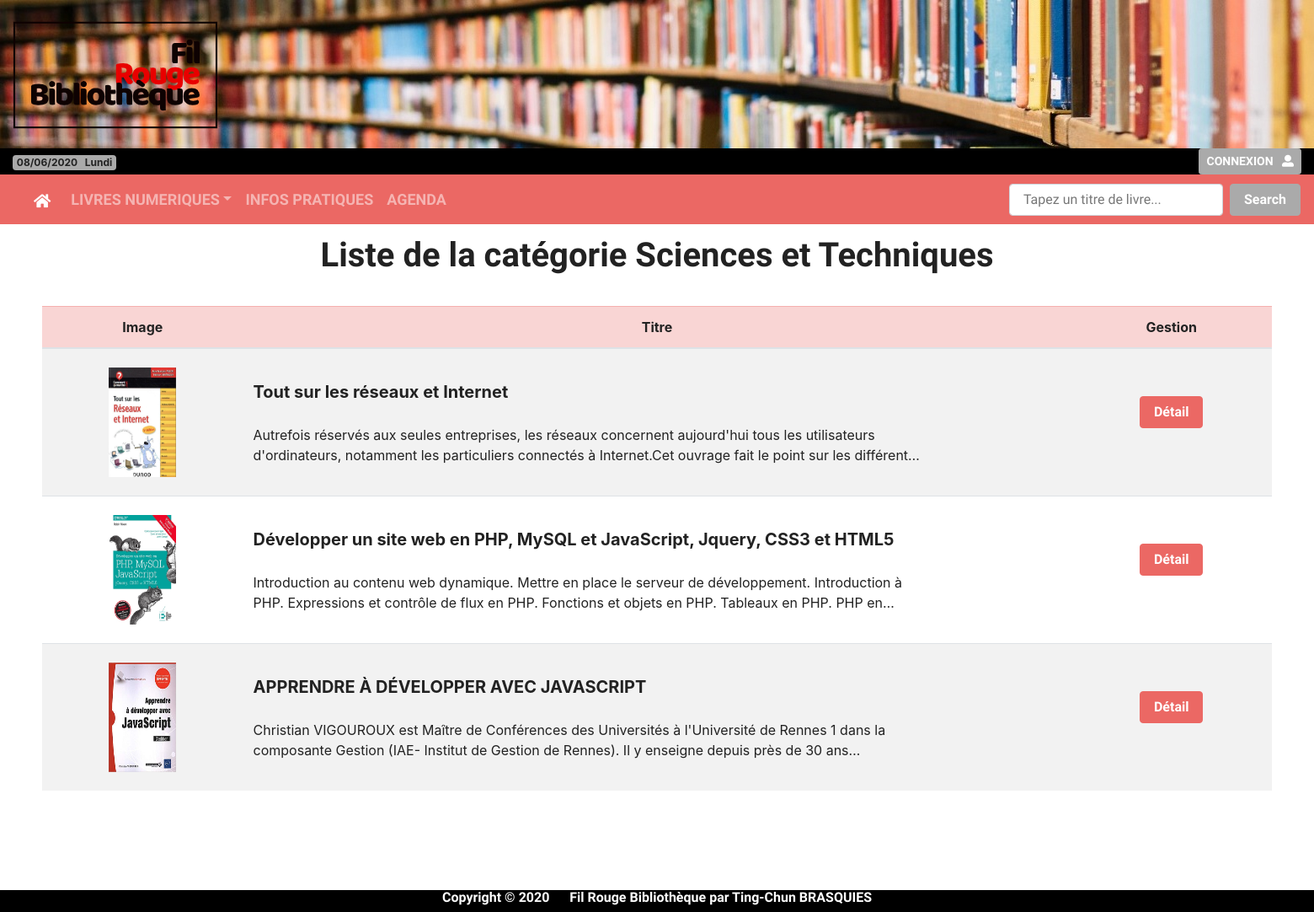
The app's page /index.php?entite=book&action=list_books&categ=Sciences et Techniques with its own data.
### tables this page shows
CREATE TABLE IF NOT EXISTS `books` (
  `idBook` int(11) NOT NULL AUTO_INCREMENT,
  `titre` varchar(255) NOT NULL,
  `isbn` varchar(15) NOT NULL,
  `categ` int(11) NOT NULL,
  `auteur` varchar(155) NOT NULL,
  `editeur` varchar(100) NOT NULL,
  `bookImage` varchar(255) DEFAULT NULL,
  `theme` varchar(255) NOT NULL,
  `traducteur` varchar(50) DEFAULT NULL,
  `year` varchar(4) NOT NULL,
  `format` varchar(255) DEFAULT NULL,
  `langue` varchar(50) NOT NULL DEFAULT 'Français',
  `langue_orig` varchar(50) DEFAULT NULL,
  `resume` text NOT NULL,
  PRIMARY KEY (`idBook`)
);

### App/Controller/BookController.class.php (called while the page is built, shortened)
<?php
class BookController
{
    public function make($action)
    {
        switch ($action) {
            case 'list_books':
                $categ = filter_input(INPUT_GET, 'categ');
                $mod = new BookModel();
                $books = $mod->bookList($categ);
                break;
        }
        include 'App/Vue/template.php';
    }
}

### App/Dao/Dao.class.php (called while the page is built, shortened)
<?php
class Dao {
    private function connexion() {
        try {
            $connect = new PDO('mysql:host=localhost;dbname=filrouge;charset=utf8', 'root', '');
            $connect->setAttribute(PDO::ATTR_ERRMODE, PDO::ERRMODE_EXCEPTION);
        } catch (PDOException $ex) {
            echo 'Échec lors de la connexion : ' . $ex->getMessage();
            die();
        }
        return $connect;
    }
    public function getBookByCateg($cat) {
        $bdd = $this->connexion();
        $stm = $bdd->prepare(self::GET_BOOK);
        $stm->bindParam(':categ', $cat);
        $stm->execute();
        $stm->setFetchMode(PDO::FETCH_CLASS, 'CTC\App\Entities\Book');
        $liste = [];
        while(($book = $stm->fetch()) !== false){
            $liste[] = $book;
        }
        return $liste;
    }
}

### App/Model/BookModel.class.php (called while the page is built, shortened)
<?php
class BookModel {
    public function bookList($categ){
        $bdd= new Dao();
        $list = $bdd->getBookByCateg($categ);
        return $list;
    }
}

### App/Entities/Book.class.php (called while the page is built, shortened)
<?php
class Book {
    private $idBook;
    private $titre;
    private $bookImage;
    private $resume;
    function getIdBook(): int
    {
        return $this->idBook;
    }
    function getTitre(): string
    {
        return $this->titre;
    }
    function getBookImage()
    {
        return $this->bookImage;
    }
    function getResume()
    {
        return $this->resume;
    }
}

### App/Vue/books.php (the view, shortened to what this page needs)
<main>
<?php if(!empty($categ)): ?>
  <h1 style="text-align: center; margin-top:15px;">Liste de la catégorie <?=$categ?> </h1>
<?php elseif(!empty($results)): ?>
  <h1 style="text-align: center;margin-top:15px;">Résutat de recherche</h1>
<?php endif; ?>
<div style="padding:30px; margin:0px 20px;">
<div class="table-responsive" >
<table class="table table-striped">
  <thead>
    <tr class="table-primary">
      <th scope="col" style="text-align: center; width:200px;">Image</th>
      <th scope="col" style="text-align: center; width:800px;">Titre</th>
      <th scope="col" style="text-align: center; width:200px;">Gestion</th>
    </tr>
  </thead>
  <tbody>
  <?php if(!empty(isset($categ))): ?>
    <?php foreach($books as $book): ?>
      <tr >
            <th scope="row" style="text-align:center"><img style="height:150px; width:100px; padding:10px;" src="images/<?=$book->getBookImage()?>"></th>
            <th style="vertical-align:middle;"><span style="font-size:1.25rem;"><?=$book->getTitre()?></span><br><br>
            <div style="width:800px; text-align:left; font-weight:400; overflow: hidden; text-overflow: ellipsis; display: -webkit-box; -webkit-line-clamp: 2; -webkit-box-orient: vertical;"><?=$book->getResume()?></div></th>
            <th style="text-align: center; vertical-align:middle;"><button type="button" class="btn btn-primary" data-toggle="modal" data-target=".bd-example-modal-xl<?=$book->getIdBook()?>">Détail</button>
<br><br>
  </th>
</tr>
<?php endforeach  ?>
    <?php else: ?>
      <span style="font-size:1.25rem; color: red; font-weight: bold;"><?=$message?></span>
<?php endif; ?>
  </tbody>
</table>
</div>
</div>
    <br><br><br>
</main>

### css/biblio.css (style rules this page uses)
* { margin:0px; padding:0px; }
table { width:90%; border:none; border-collapse:collapse; }
.table th, .table td { vertical-align: middle }
* { box-sizing: border-box; }

### records on screen
books: bookImage (picture), titre "Tout sur les réseaux et Internet", resume "Autrefois réservés aux seules entreprises, les réseaux concernent aujourd'hui tous les utilisateurs d'ordinateurs, notamment les particuliers connectés à Internet.Cet ouvrage fait le point sur les…"
books: bookImage (picture), titre "Développer un site web en PHP, MySQL et JavaScript, Jquery, CSS3 et HTML5", resume "Introduction au contenu web dynamique. Mettre en place le serveur de développement. Introduction à PHP. Expressions et contrôle de flux en PHP. Fonctions et objets en PHP. Tableaux en PHP. PHP…"
books: bookImage (picture), titre "APPRENDRE À DÉVELOPPER AVEC JAVASCRIPT", resume "Christian VIGOUROUX est Maître de Conférences des Universités à l'Université de Rennes 1 dans la composante Gestion (IAE- Institut de Gestion de Rennes). Il y enseigne depuis près de 30…"

### other values on screen
$categ "Sciences et Techniques"
